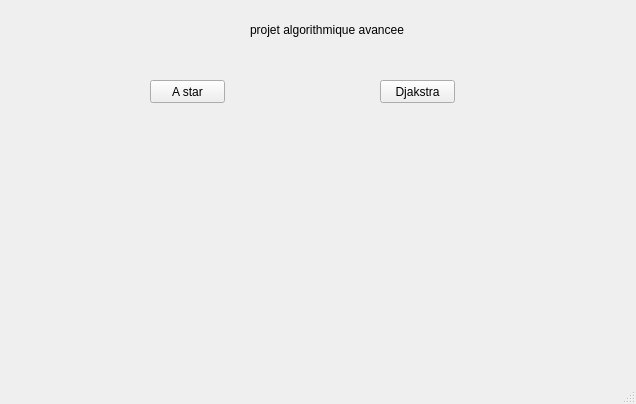
<?xml version="1.0" encoding="UTF-8"?>
<ui version="4.0">
 <class>MainWindow</class>
 <widget class="QMainWindow" name="MainWindow">
  <property name="geometry">
   <rect>
    <x>0</x>
    <y>0</y>
    <width>636</width>
    <height>404</height>
   </rect>
  </property>
  <property name="windowTitle">
   <string>MainWindow</string>
  </property>
  <widget class="QWidget" name="centralwidget">
   <widget class="QLabel" name="label">
    <property name="geometry">
     <rect>
      <x>250</x>
      <y>20</y>
      <width>181</width>
      <height>20</height>
     </rect>
    </property>
    <property name="text">
     <string>projet algorithmique avancee</string>
    </property>
   </widget>
   <widget class="QPushButton" name="pushButton">
    <property name="geometry">
     <rect>
      <x>150</x>
      <y>80</y>
      <width>75</width>
      <height>23</height>
     </rect>
    </property>
    <property name="text">
     <string>A star</string>
    </property>
   </widget>
   <widget class="QPushButton" name="pushButton_2">
    <property name="geometry">
     <rect>
      <x>380</x>
      <y>80</y>
      <width>75</width>
      <height>23</height>
     </rect>
    </property>
    <property name="text">
     <string>Djakstra</string>
    </property>
   </widget>
  </widget>
  <widget class="QMenuBar" name="menubar">
   <property name="geometry">
    <rect>
     <x>0</x>
     <y>0</y>
     <width>636</width>
     <height>21</height>
    </rect>
   </property>
  </widget>
  <widget class="QStatusBar" name="statusbar"/>
 </widget>
 <resources/>
 <connections/>
</ui>
